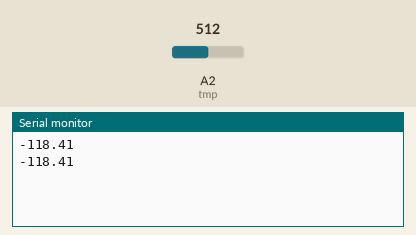
This sketch was run on a simulated Arduino Uno, built with avr-gcc and run on an emulated ATmega328P. Shown: the last lines printed to the serial monitor. The inputs (shaded band) are chosen by the test bench; at power-on: A2 (tmp) = 512.

Above: at 3.8 s.
3.9 s: A2 (tmp) set to 716
At 6.8 s:
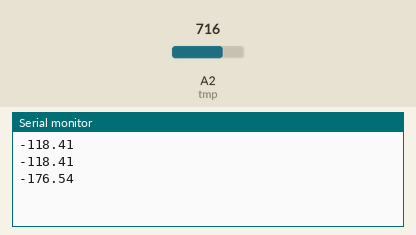
7.8 s: A2 (tmp) set to 900
At 10.4 s:
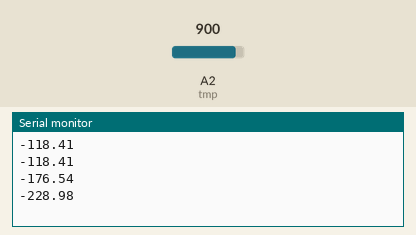
Timing chart, 0 to 11.9 s (numbered marks = the images above; inputs shaded):
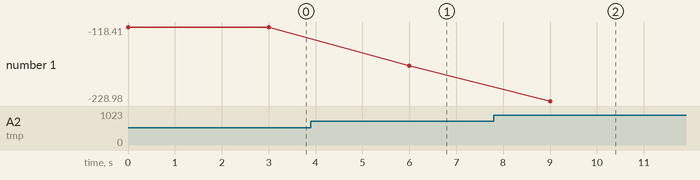

The sketch:

temp.ino
```cpp
const int tmp = A2;
const int p = 8;

void setup() {

  Serial.begin(9600);

  // put your setup code here, to run once:

}

void loop() {

  int Temp = analogRead(tmp);
  float volts = (Temp / 965.0) * 5;
  float c = ( .5 - volts) * 55;
  float f = (c * 9 / 5 + 32);
  Serial.println(c);

  delay(3000);
  // put your main code here, to run repeatedly:

}
```

Measured:
- after the input at 3.9 s, the serial monitor: prints a new line after 2.1 s (image 1)
- after the input at 7.8 s, the serial monitor: prints a new line after 1.2 s (image 2)
- plotted number 1: -118.41 → -176.54 after the input at 3.9 s, -176.54 → -228.98 after the input at 7.8 s
